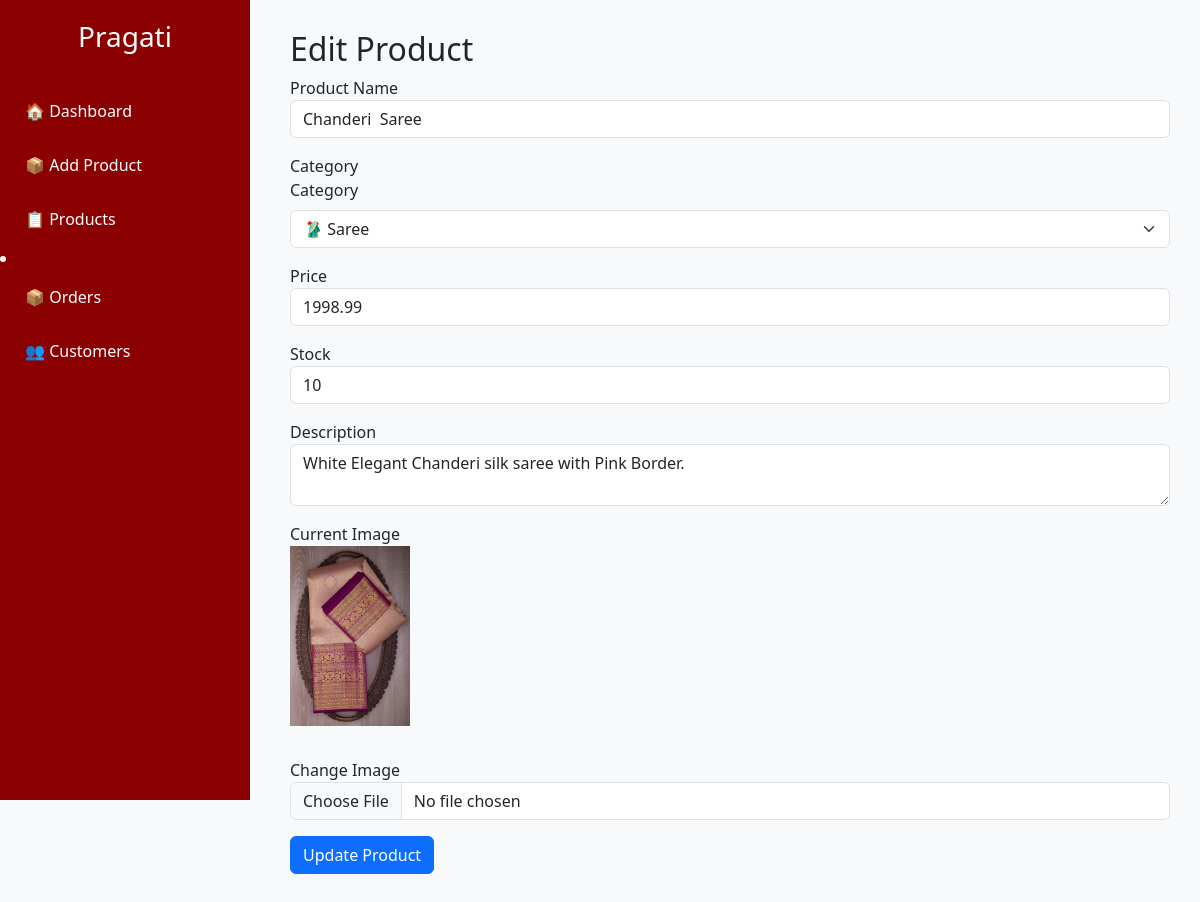
Page /admin/edit-product/1 on the earlier database version.
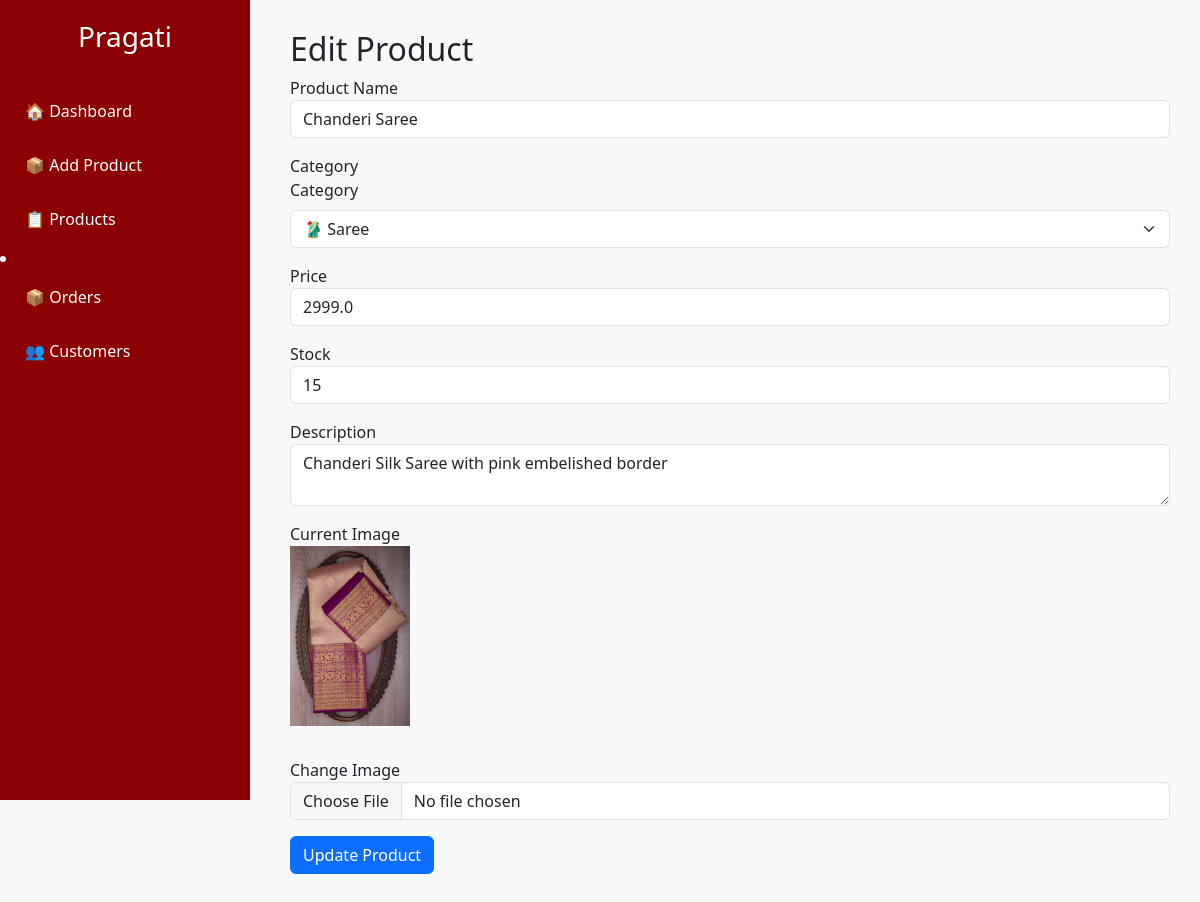
Same page on the later database version.
### models.py (models this page shows)
class Product(db.Model):
    id = db.Column(db.Integer, primary_key=True)
    name = db.Column(db.String(100), nullable=False)
    category = db.Column(db.String(50))
    price = db.Column(db.Float)
    stock = db.Column(db.Integer)
    image = db.Column(db.String(255), nullable=True)
    description = db.Column(db.Text)
    is_new = db.Column(db.Boolean, default=True)

### app.py (the view, shortened to what this page needs)
@app.route("/admin/edit-product/<int:id>", methods=["GET", "POST"])
def edit_product(id):
    product = Product.query.get_or_404(id)
    return render_template(
        "admin/edit_product.html",
        product=product
    )

### templates/admin/edit_product.html (shortened to what this page needs)
{% extends "admin/base_admin.html" %}
{% block content %}
<h2>Edit Product</h2>
<form method="POST" enctype="multipart/form-data">
    <div class="mb-3">
        <label>Product Name</label>
        <input class="form-control"
               name="name"
               value="{{ product.name }}"
               required>
    </div>
    <div class="mb-3">
        <label>Category</label>
        <div class="mb-3">
    <label class="form-label">Category</label>
    <select class="form-select" name="category">
        <option value="saree"
            {% if product.category=="saree" %}selected{% endif %}>
            🥻 Saree
        </option>
    </select>
</div>
    </div>
    <div class="mb-3">
        <label>Price</label>
        <input class="form-control"
               type="number"
               step="0.01"
               name="price"
               value="{{ product.price }}"
               required>
    </div>
    <div class="mb-3">
        <label>Stock</label>
        <input class="form-control"
               type="number"
               name="stock"
               value="{{ product.stock }}"
               required>
    </div>
    <div class="mb-3">
        <label>Description</label>
        <textarea class="form-control"
                  name="description">{{ product.description }}</textarea>
    </div>
    <div class="mb-3">
        <label>Current Image</label><br>
        {% if product.image %}
            <img src="{{ url_for('static', filename='uploads/' + product.image) }}"
                 width="120"
                 class="mb-3">
        {% else %}
            No Image
        {% endif %}
    </div>
    <div class="mb-3">
        <label>Change Image</label>
        <input class="form-control"
               type="file"
               name="image">
    </div>
    <button class="btn btn-primary">
        Update Product
    </button>
</form>
{% endblock %}

Differences in the rows shown:
changed Product "Chanderi Saree": category (not shown) → "🥻 Saree"; price "1998.99" → "2999.0"; stock "10" → "15"; description "White Elegant Chanderi silk saree with Pink Border." → "Chanderi Silk Saree with pink embelished border"
Other differences:
form field category: "🥻 Saree" → (not shown)
